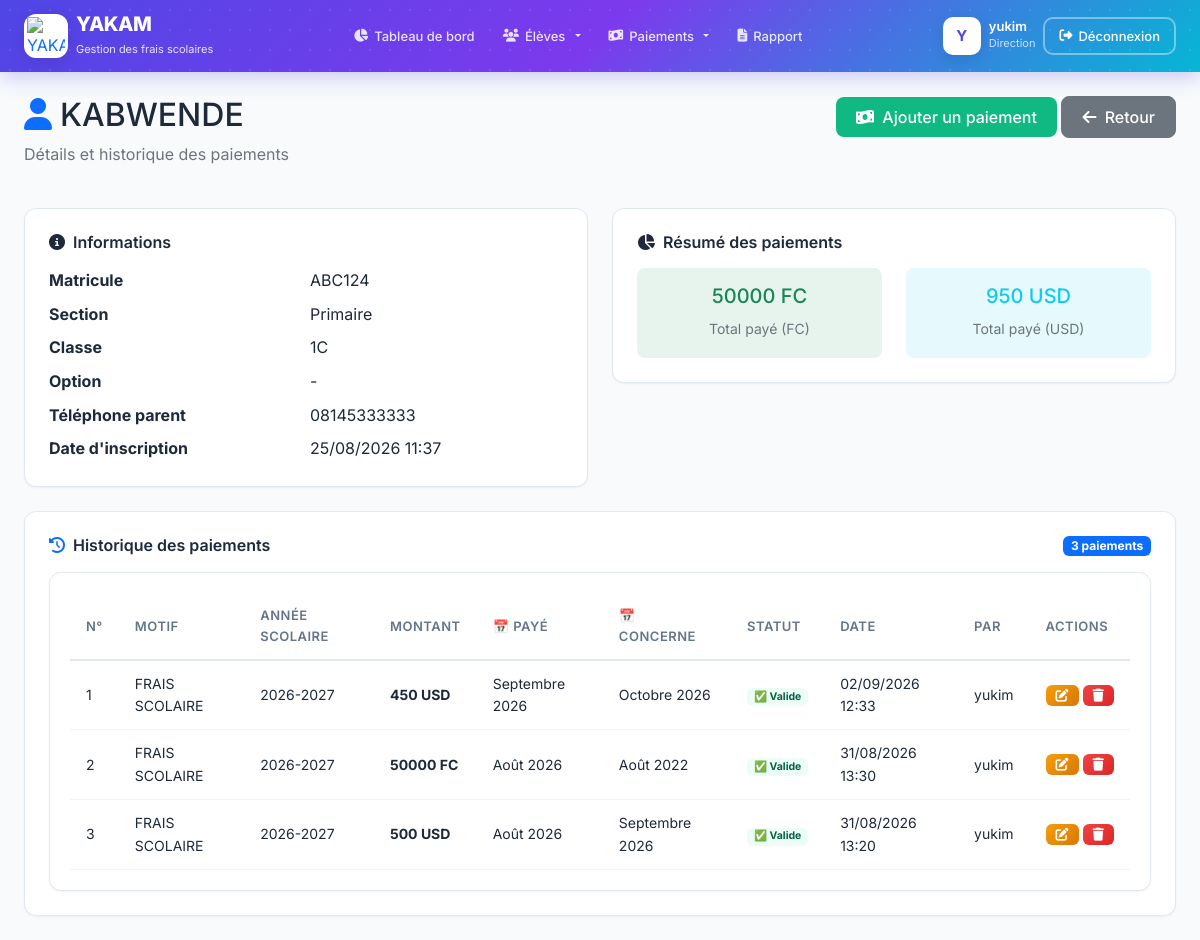
Page /eleves/2/ (signed in) on the committed database.
### gestion/models.py (models this page shows, shortened)
class Eleve(models.Model):
    ecole = models.ForeignKey(Ecole, on_delete=models.CASCADE, related_name='eleves', null=True, blank=True)
    matricule = models.CharField(max_length=20, unique=True)
    nom_complet = models.CharField(max_length=200, db_index=True)
    section = models.ForeignKey(Section, on_delete=models.CASCADE, related_name='eleves')
    classe = models.ForeignKey(Classe, on_delete=models.CASCADE, related_name='eleves')
    option = models.CharField(max_length=100, blank=True, null=True)
    telephone_parent = models.CharField(max_length=20, blank=True, null=True)
    date_inscription = models.DateTimeField(auto_now_add=True)
    est_actif = models.BooleanField(default=True)
    class Meta:
        verbose_name = "Élève"
        verbose_name_plural = "Élèves"

class Section(models.Model):
    NOM_SECTIONS = [
        ('PRIMAIRE', 'Primaire'),
        ('SECONDAIRE', 'Secondaire'),
        ('MATERNELLE', 'Maternelle'),
    ]
    nom = models.CharField(max_length=20, choices=NOM_SECTIONS, unique=True)
    class Meta:
        verbose_name = "Section"
        verbose_name_plural = "Sections"

class Classe(models.Model):
    section = models.ForeignKey(Section, on_delete=models.CASCADE, related_name='classes')
    nom = models.CharField(max_length=10)
    class Meta:
        unique_together = ['section', 'nom']
        verbose_name = "Classe"
        verbose_name_plural = "Classes"

class Paiement(models.Model):
    TYPES_MONTANT = [
        ('FC', 'FC'),
        ('USD', 'USD'),
    ]
    STATUT_CHOICES = [
        ('VALIDE', '✅ Valide'),
        ('INVALIDE', '❌ Invalide'),
        ('ANNULE', '⛔ Annulé'),
    ]
    MOIS_CHOICES = [
        (1, 'Janvier'), (2, 'Février'), (3, 'Mars'),
        (4, 'Avril'), (5, 'Mai'), (6, 'Juin'),
        (7, 'Juillet'), (8, 'Août'), (9, 'Septembre'),
        (10, 'Octobre'), (11, 'Novembre'), (12, 'Décembre'),
    ]
    ecole = models.ForeignKey(Ecole, on_delete=models.CASCADE, related_name='paiements', null=True, blank=True)
    eleve = models.ForeignKey(Eleve, on_delete=models.CASCADE, related_name='paiements')
    motif = models.CharField(max_length=200)
    annee_scolaire = models.CharField(max_length=20)
    montant = models.DecimalField(max_digits=10, decimal_places=2)
    type_montant = models.CharField(max_length=3, choices=TYPES_MONTANT, default='FC')
    statut = models.CharField(max_length=10, choices=STATUT_CHOICES, default='INVALIDE')
    notes = models.TextField(blank=True, null=True)
    mois_paye = models.IntegerField(choices=MOIS_CHOICES, help_text="Mois où le paiement a été effectué")
    mois_concerne = models.IntegerField(choices=MOIS_CHOICES, help_text="Mois pour lequel le paiement est effectué")
    annee_paye = models.IntegerField(default=datetime.now().year, help_text="Année où le paiement a été effectué")
    annee_concerne = models.IntegerField(default=datetime.now().year, help_text="Année pour laquelle le paiement est effectué")
    created_by = models.ForeignKey(User, on_delete=models.SET_NULL, null=True, blank=True, related_name='paiements_crees')
    created_at = models.DateTimeField(auto_now_add=True)
    modified_by = models.ForeignKey(User, on_delete=models.SET_NULL, null=True, blank=True, related_name='paiements_modifies')
    modified_at = models.DateTimeField(auto_now=True)
    annule_by = models.ForeignKey(User, on_delete=models.SET_NULL, null=True, blank=True, related_name='paiements_annules')
    annule_at = models.DateTimeField(null=True, blank=True)
    raison_annulation = models.TextField(blank=True, null=True)
    historique_modifications = models.JSONField(default=list, blank=True)
    class Meta:
        verbose_name = "Paiement"
        verbose_name_plural = "Paiements"
        ordering = ['-created_at']

### gestion/views.py (the view)
# urls.py: path('eleves/<int:eleve_id>/', views.detail_eleve, name='detail_eleve'),
@login_required
def detail_eleve(request, eleve_id):
    eleve = get_object_or_404(Eleve, id=eleve_id)
    paiements = Paiement.objects.filter(eleve=eleve).order_by('-created_at')
    total_paye_fc = paiements.filter(type_montant='FC', statut='VALIDE').aggregate(
        total=Sum('montant'))['total'] or 0
    total_paye_usd = paiements.filter(type_montant='USD', statut='VALIDE').aggregate(
        total=Sum('montant'))['total'] or 0
    paiements_par_mois = paiements.filter(statut='VALIDE').values(
        'mois_concerne', 'annee_concerne'
    ).annotate(
        total=Sum('montant')
    ).order_by('-annee_concerne', '-mois_concerne')
    context = {
        'eleve': eleve,
        'paiements': paiements,
        'total_paye_fc': total_paye_fc,
        'total_paye_usd': total_paye_usd,
        'paiements_par_mois': paiements_par_mois,
    }
    return render(request, 'gestion/detail_eleve.html', context)

### gestion/templates/gestion/detail_eleve.html (shortened to what this page needs)
{% extends 'gestion/base.html' %}
{% load static %}
{% block content %}
<div class="row mb-4">
    <div class="col">
        <h2><i class="fas fa-user me-2 text-primary"></i>{{ eleve.nom_complet }}</h2>
        <p class="text-muted">Détails et historique des paiements</p>
    </div>
    <div class="col-auto">
        <a href="{% url 'gestion:enregistrer_paiement' %}?eleve_id={{ eleve.id }}" class="btn btn-success">
            <i class="fas fa-money-bill-wave me-1"></i> Ajouter un paiement
        </a>
        <a href="{% url 'gestion:liste_eleves' %}" class="btn btn-secondary">
            <i class="fas fa-arrow-left me-1"></i> Retour
        </a>
    </div>
</div>
<div class="row g-4 mb-4">
    <div class="col-md-6">
        <div class="dashboard-card">
            <div class="card-header">
                <h5><i class="fas fa-info-circle me-2"></i>Informations</h5>
            </div>
            <div class="card-body">
                <div class="row g-2">
                    <div class="col-6"><strong>Matricule</strong></div>
                    <div class="col-6">{{ eleve.matricule }}</div>
                    <div class="col-6"><strong>Section</strong></div>
                    <div class="col-6">{{ eleve.section.get_nom_display }}</div>
                    <div class="col-6"><strong>Classe</strong></div>
                    <div class="col-6">{{ eleve.classe.nom }}</div>
                    <div class="col-6"><strong>Option</strong></div>
                    <div class="col-6">{{ eleve.option|default:"-" }}</div>
                    <div class="col-6"><strong>Téléphone parent</strong></div>
                    <div class="col-6">{{ eleve.telephone_parent|default:"-" }}</div>
                    <div class="col-6"><strong>Date d'inscription</strong></div>
                    <div class="col-6">{{ eleve.date_inscription|date:"d/m/Y H:i" }}</div>
                </div>
            </div>
        </div>
    </div>
    <div class="col-md-6">
        <div class="dashboard-card">
            <div class="card-header">
                <h5><i class="fas fa-chart-pie me-2"></i>Résumé des paiements</h5>
            </div>
            <div class="card-body">
                <div class="row text-center">
                    <div class="col-6">
                        <div class="p-3 bg-success bg-opacity-10 rounded-3">
                            <h5 class="text-success">{{ total_paye_fc|floatformat:0 }} FC</h5>
                            <small class="text-muted">Total payé (FC)</small>
                        </div>
                    </div>
                    <div class="col-6">
                        <div class="p-3 bg-info bg-opacity-10 rounded-3">
                            <h5 class="text-info">{{ total_paye_usd|floatformat:0 }} USD</h5>
                            <small class="text-muted">Total payé (USD)</small>
                        </div>
                    </div>
                </div>
            </div>
        </div>
    </div>
</div>
<div class="dashboard-card">
    <div class="card-header">
        <h5><i class="fas fa-history me-2 text-primary"></i>Historique des paiements</h5>
        <span class="badge bg-primary">{{ paiements.count }} paiements</span>
    </div>
    <div class="table-container">
        <table>
            <thead>
                <tr>
                    <th>N°</th>
                    <th>Motif</th>
                    <th>Année scolaire</th>
                    <th>Montant</th>
                    <th>📅 Payé</th>
                    <th>📅 Concerne</th>
                    <th>Statut</th>
                    <th>Date</th>
                    <th>Par</th>
                    <th>Actions</th>
                </tr>
            </thead>
            <tbody>
                {% for paiement in paiements %}
                <tr>
                    <td>{{ forloop.counter }}</td>
                    <td>{{ paiement.motif }}</td>
                    <td>{{ paiement.annee_scolaire }}</td>
                    <td><strong>{{ paiement.montant|floatformat:0 }} {{ paiement.type_montant }}</strong></td>
                    <td>{{ paiement.get_mois_paye_display }} {{ paiement.annee_paye }}</td>
                    <td>{{ paiement.get_mois_concerne_display }} {{ paiement.annee_concerne }}</td>
                    <td>
                        <span class="badge {% if paiement.statut == 'VALIDE' %}badge-success{% elif paiement.statut == 'ANNULE' %}badge-danger{% else %}badge-warning{% endif %}">
                            {{ paiement.get_statut_display }}
                        </span>
                    </td>
                    <td>{{ paiement.created_at|date:"d/m/Y H:i" }}</td>
                    <td>{{ paiement.created_by|default:"-" }}</td>
                    <td style="white-space: nowrap">
                        <div style="display: flex; gap: 4px; align-items: center; justify-content: center;">
                            <a href="{% url 'gestion:modifier_paiement' paiement.id %}"
                            class="btn btn-sm btn-warning"
                            title="Modifier ce paiement"
                            style="padding: 4px 10px; border-radius: 6px; font-size: 13px; display: inline-flex; align-items: center; gap: 4px; text-decoration: none; color: white; background: linear-gradient(135deg, #F59E0B, #D97706); border: none; cursor: pointer; transition: all 0.2s;">
                                <i class="fas fa-edit"></i>
                            </a>
                            <a href="{% url 'gestion:supprimer_paiement' paiement.id %}"
                            class="btn btn-sm btn-danger"
                            title="Supprimer ce paiement"
                            onclick="return confirm('Êtes-vous sûr de vouloir supprimer ce paiement ? Cette action est irréversible.')"
                            style="padding: 4px 10px; border-radius: 6px; font-size: 13px; display: inline-flex; align-items: center; gap: 4px; text-decoration: none; color: white; background: linear-gradient(135deg, #EF4444, #DC2626); border: none; cursor: pointer; transition: all 0.2s;">
                                <i class="fas fa-trash"></i>
                            </a>
                        </div>
                    </td>
                </tr>
                {% endfor %}
            </tbody>
        </table>
    </div>
</div>
{% endblock %}

### gestion/templates/gestion/base.html (shortened to what this page needs)
{% load static %}
<!DOCTYPE html>
<html lang="fr">
<head>
    <link href="https://cdn.jsdelivr.net/npm/bootstrap@5.2.3/dist/css/bootstrap.min.css" rel="stylesheet">
    <link href="https://cdnjs.cloudflare.com/ajax/libs/font-awesome/6.4.0/css/all.min.css" rel="stylesheet">
    <link rel="stylesheet" href="{% static 'css/style.css' %}">
</head>
<body>
    {% if user.is_authenticated %}
    <header class="yakam-header">
        <div class="yakam-header-bg"></div>
        <div class="container-fluid">
            <div class="d-flex align-items-center gap-2">
                <a href="{% url 'gestion:dashboard' %}" class="yakam-logo">
                    <img src="{% static 'images/pc5.logo' %}" alt="YAKAM">
                </a>
                <div>
                    <a href="{% url 'gestion:dashboard' %}" class="yakam-brand">YAKAM</a>
                    <p class="yakam-subtitle d-none d-md-block">Gestion des frais scolaires</p>
                </div>
            </div>
            <nav class="yakam-nav">
                <a class="yakam-nav-link {% if request.resolver_match.url_name == 'dashboard' %}active{% endif %}"
                   href="{% url 'gestion:dashboard' %}">
                    <i class="fas fa-chart-pie"></i> <span>Tableau de bord</span>
                </a>
                <div class="dropdown">
                    <a class="yakam-nav-link dropdown-toggle" href="#" role="button" data-bs-toggle="dropdown" data-bs-auto-close="true">
                        <i class="fas fa-users"></i> <span>Élèves</span>
                    </a>
                </div>
                <div class="dropdown">
                    <a class="yakam-nav-link dropdown-toggle" href="#" role="button" data-bs-toggle="dropdown" data-bs-auto-close="true">
                        <i class="fas fa-money-bill-wave"></i> <span>Paiements</span>
                    </a>
                </div>
                <a class="yakam-nav-link {% if request.resolver_match.url_name == 'rapport' %}active{% endif %}"
                   href="{% url 'gestion:rapport' %}">
                    <i class="fas fa-file-alt"></i> <span>Rapport</span>
                </a>
            </nav>
            <div class="d-flex align-items-center gap-2">
                <div class="yakam-avatar">
                    {{ user.username|slice:":1"|upper }}
                </div>
                <div class="d-none d-md-block">
                    <div class="yakam-user-info">{{ user.username }}</div>
                    <div class="yakam-user-role">Direction</div>
                </div>
                <a href="{% url 'gestion:logout' %}" class="btn-logout">
                    <i class="fas fa-sign-out-alt"></i> <span class="d-none d-lg-inline">Déconnexion</span>
                </a>
            </div>
        </div>
    </header>
    {% endif %}
    <div class="main-wrapper">
        <main class="main-content">
            {% block content %}{% endblock %}
        </main>
    </div>
</body>
</html>

### static/css/style.css (style rules this page uses)
:root { --primary: #4F46E5; --primary-light: #818CF8; --primary-dark: #3730A3; --secondary: #0EA5E9; --success: #10B981; --warning: #F59E0B; --danger: #EF4444; --gray-50: #F8FAFC; --gray-100: #F1F5F9; --gray-200: #E2E8F0; --gray-300: #CBD5E1; --gray-400: #94A3B8; --gray-500: #64748B; --gray-600: #475569; --gray-700: #334155; --gray-800: #1E293B; --gray-900: #0F172A; --shadow-sm: 0 1px 2px rgba(0,0,0,0.05); --shadow: 0 4px 6px -1px rgba(0,0,0,0.1); --shadow-lg: 0 10px 15px -3px rgba(0,0,0,0.1); --shadow-xl: 0 20px 25px -5px rgba(0,0,0,0.1); --radius: 12px; --radius-sm: 8px; }
* { margin: 0; padding: 0; box-sizing: border-box; }
body { font-family: 'Inter', -apple-system, BlinkMacSystemFont, sans-serif; background: var(--gray-50); color: var(--gray-800); line-height: 1.6; }
.dashboard-card { background: white; border-radius: var(--radius); padding: 24px; box-shadow: var(--shadow-sm); border: 1px solid var(--gray-200); }
.dashboard-card .card-header { display: flex; justify-content: space-between; align-items: center; margin-bottom: 16px; }
.dashboard-card .card-header h5 { font-size: 16px; font-weight: 600; margin: 0; }
.table-container { background: white; border-radius: var(--radius); padding: 20px; box-shadow: var(--shadow-sm); border: 1px solid var(--gray-200); overflow-x: auto; }
.table-container table { width: 100%; border-collapse: collapse; }
.table-container table th { text-align: left; padding: 12px 16px; font-weight: 600; font-size: 13px; color: var(--gray-500); text-transform: uppercase; letter-spacing: 0.5px; border-bottom: 2px solid var(--gray-200); }
.table-container table td { padding: 12px 16px; border-bottom: 1px solid var(--gray-100); font-size: 14px; }
.badge-success { background: #ECFDF5; color: #065F46; }
.btn { border-radius: var(--radius-sm); font-weight: 500; padding: 8px 20px; transition: all 0.2s; }
.btn-success { background: var(--success); border: none; color: white; }

### rows in the picture
Eleve: nom_complet "KABWENDE", matricule "ABC124", section.nom "Primaire", classe.nom "1C", option "-", telephone_parent "08145333333", date_inscription "25/08/2026 11:37"
Paiement: motif "FRAIS SCOLAIRE", annee_scolaire "2026-2027", montant "450", type_montant "USD", mois_paye "Septembre", annee_paye "2026", mois_concerne "Octobre", annee_concerne "2026", statut "✅ Valide", created_at "02/09/2026 12:33", created_by "yukim"
Paiement: motif "FRAIS SCOLAIRE", annee_scolaire "2026-2027", montant "50000", type_montant "FC", mois_paye "Août", annee_paye "2026", mois_concerne "Août", annee_concerne "2022", statut "✅ Valide", created_at "31/08/2026 13:30", created_by "yukim"
Paiement: motif "FRAIS SCOLAIRE", annee_scolaire "2026-2027", montant "500", type_montant "USD", mois_paye "Août", annee_paye "2026", mois_concerne "Septembre", annee_concerne "2026", statut "✅ Valide", created_at "31/08/2026 13:20", created_by "yukim"

### other values in the picture
{{ user.username|slice:":1"|upper }} "Y"
{{ user.username }} "yukim"
{{ total_paye_fc|floatformat:0 }} "50000"
{{ total_paye_usd|floatformat:0 }} "950"
{{ paiements.count }} "3"
